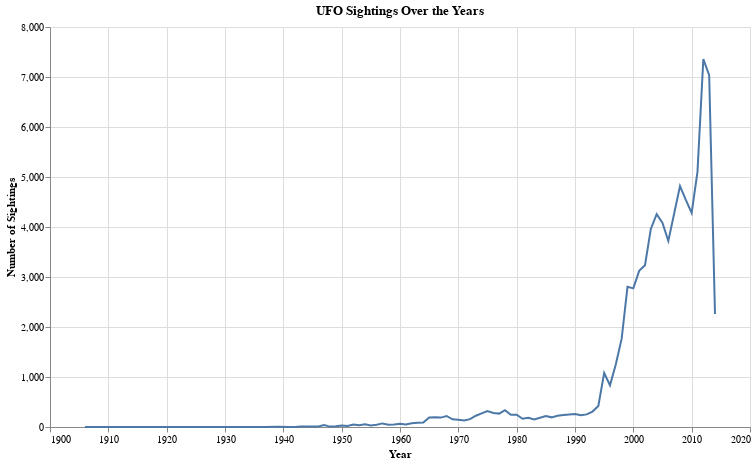

This figure's Vega-Lite source:
### Vega-Lite specification from a JSON file in a GitHub repository (floating-point values rounded to 4 significant figures)
{"config": {"view": {"continuousWidth": 300, "continuousHeight": 300}}, "data": {"name": "data-270a62894a4c239f1da3567fee167a93"}, "mark": {"type": "line"}, "encoding": {"tooltip": [{"field": "year", "type": "quantitative"}, {"field": "count", "type": "quantitative"}], "x": {"axis": {"format": "d", "tickCount": 10}, "field": "year", "title": "Year", "type": "quantitative"}, "y": {"field": "count", "title": "Number of Sightings", "type": "quantitative"}}, "height": 400, "title": "UFO Sightings Over the Years", "width": 700, "$schema": "https://vega.github.io/schema/vega-lite/v5.8.0.json", "datasets": {"data-270a62894a4c239f1da3567fee167a93": [{"year": 1906, "count": 1}, {"year": 1910, "count": 2}, {"year": 1916, "count": 1}, {"year": 1920, "count": 1}, {"year": 1925, "count": 1}, {"year": 1929, "count": 1}, {"year": 1930, "count": 1}, {"year": 1931, "count": 2}, {"year": 1933, "count": 1}, {"year": 1934, "count": 1}, {"year": 1936, "count": 2}, {"year": 1937, "count": 2}, {"year": 1939, "count": 3}, {"year": 1941, "count": 1}, {"year": 1942, "count": 2}, {"year": 1943, "count": 9}, {"year": 1944, "count": 9}, {"year": 1945, "count": 9}, {"year": 1946, "count": 10}, {"year": 1947, "count": 37}, {"year": 1948, "count": 8}, {"year": 1949, "count": 15}, {"year": 1950, "count": 28}, {"year": 1951, "count": 20}, {"year": 1952, "count": 49}, {"year": 1953, "count": 33}, {"year": 1954, "count": 53}, {"year": 1955, "count": 32}, {"year": 1956, "count": 45}, {"year": 1957, "count": 72}, {"year": 1958, "count": 47}, {"year": 1959, "count": 50}, {"year": 1960, "count": 66}, {"year": 1961, "count": 48}, {"year": 1962, "count": 73}, {"year": 1963, "count": 86}, {"year": 1964, "count": 88}, {"year": 1965, "count": 188}, {"year": 1966, "count": 193}, {"year": 1967, "count": 188}, {"year": 1968, "count": 220}, {"year": 1969, "count": 155}, {"year": 1970, "count": 147}, {"year": 1971, "count": 130}, {"year": 1972, "count": 158}, {"year": 1973, "count": 226}, {"year": 1974, "count": 273}, {"year": 1975, "count": 319}, {"year": 1976, "count": 279}, {"year": 1977, "count": 268}, {"year": 1978, "count": 335}, {"year": 1979, "count": 245}, {"year": 1980, "count": 246}, {"year": 1981, "count": 164}, {"year": 1982, "count": 183}, {"year": 1983, "count": 153}, {"year": 1984, "count": 186}, {"year": 1985, "count": 218}, {"year": 1986, "count": 193}, {"year": 1987, "count": 223}, {"year": 1988, "count": 241}, {"year": 1989, "count": 251}, {"year": 1990, "count": 259}, {"year": 1991, "count": 234}, {"year": 1992, "count": 252}, {"year": 1993, "count": 309}, {"year": 1994, "count": 421}, {"year": 1995, "count": 1078}, {"year": 1996, "count": 834}, {"year": 1997, "count": 1255}, {"year": 1998, "count": 1767}, {"year": 1999, "count": 2805}, {"year": 2000, "count": 2772}, {"year": 2001, "count": 3122}, {"year": 2002, "count": 3235}, {"year": 2003, "count": 3962}, {"year": 2004, "count": 4257}, {"year": 2005, "count": 4083}, {"year": 2006, "count": 3721}, {"year": 2007, "count": 4269}, {"year": 2008, "count": 4820}, {"year": 2009, "count": 4541}, {"year": 2010, "count": 4283}, {"year": 2011, "count": 5107}, {"year": 2012, "count": 7357}, {"year": 2013, "count": 7037}, {"year": 2014, "count": 2260}]}}
